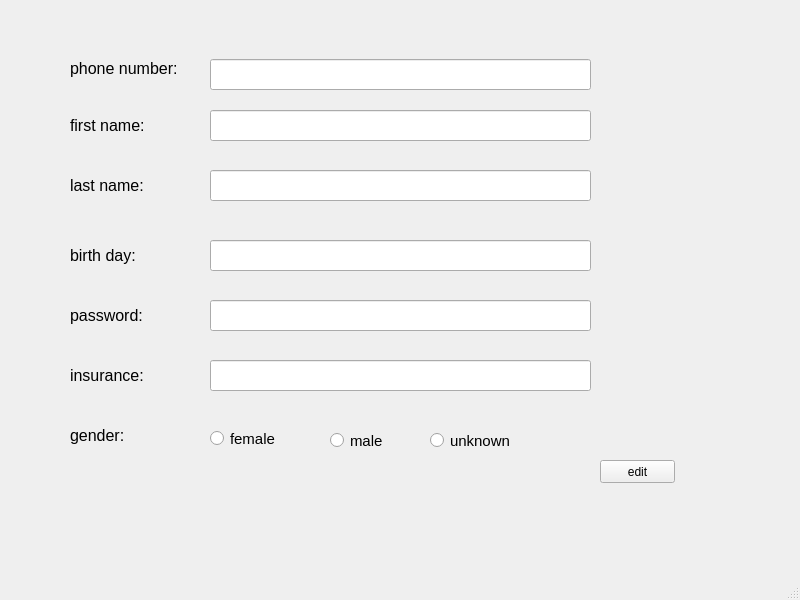
<?xml version="1.0" encoding="UTF-8"?>
<ui version="4.0">
 <class>user_edit_window</class>
 <widget class="QMainWindow" name="user_edit_window">
  <property name="geometry">
   <rect>
    <x>0</x>
    <y>0</y>
    <width>800</width>
    <height>600</height>
   </rect>
  </property>
  <property name="windowTitle">
   <string>MainWindow</string>
  </property>
  <widget class="QWidget" name="centralwidget">
   <widget class="QLabel" name="label">
    <property name="geometry">
     <rect>
      <x>70</x>
      <y>53</y>
      <width>111</width>
      <height>31</height>
     </rect>
    </property>
    <property name="font">
     <font>
      <pointsize>12</pointsize>
     </font>
    </property>
    <property name="text">
     <string>phone number:</string>
    </property>
   </widget>
   <widget class="QLabel" name="label_2">
    <property name="geometry">
     <rect>
      <x>70</x>
      <y>110</y>
      <width>111</width>
      <height>31</height>
     </rect>
    </property>
    <property name="font">
     <font>
      <pointsize>12</pointsize>
     </font>
    </property>
    <property name="text">
     <string>first name:</string>
    </property>
   </widget>
   <widget class="QLabel" name="label_3">
    <property name="geometry">
     <rect>
      <x>70</x>
      <y>170</y>
      <width>111</width>
      <height>31</height>
     </rect>
    </property>
    <property name="font">
     <font>
      <pointsize>12</pointsize>
     </font>
    </property>
    <property name="text">
     <string>last name:</string>
    </property>
   </widget>
   <widget class="QLabel" name="label_4">
    <property name="geometry">
     <rect>
      <x>70</x>
      <y>240</y>
      <width>111</width>
      <height>31</height>
     </rect>
    </property>
    <property name="font">
     <font>
      <pointsize>12</pointsize>
     </font>
    </property>
    <property name="text">
     <string>birth day:</string>
    </property>
   </widget>
   <widget class="QLabel" name="label_5">
    <property name="geometry">
     <rect>
      <x>70</x>
      <y>300</y>
      <width>111</width>
      <height>31</height>
     </rect>
    </property>
    <property name="font">
     <font>
      <pointsize>12</pointsize>
     </font>
    </property>
    <property name="text">
     <string>password:</string>
    </property>
   </widget>
   <widget class="QLabel" name="label_7">
    <property name="geometry">
     <rect>
      <x>70</x>
      <y>360</y>
      <width>111</width>
      <height>31</height>
     </rect>
    </property>
    <property name="font">
     <font>
      <pointsize>12</pointsize>
     </font>
    </property>
    <property name="text">
     <string>insurance:</string>
    </property>
   </widget>
   <widget class="QLineEdit" name="phone_number_input">
    <property name="geometry">
     <rect>
      <x>210</x>
      <y>59</y>
      <width>381</width>
      <height>31</height>
     </rect>
    </property>
   </widget>
   <widget class="QLineEdit" name="first_name_input">
    <property name="geometry">
     <rect>
      <x>210</x>
      <y>110</y>
      <width>381</width>
      <height>31</height>
     </rect>
    </property>
   </widget>
   <widget class="QLineEdit" name="last_name_input">
    <property name="geometry">
     <rect>
      <x>210</x>
      <y>170</y>
      <width>381</width>
      <height>31</height>
     </rect>
    </property>
   </widget>
   <widget class="QLineEdit" name="bith_day_input">
    <property name="geometry">
     <rect>
      <x>210</x>
      <y>240</y>
      <width>381</width>
      <height>31</height>
     </rect>
    </property>
   </widget>
   <widget class="QLineEdit" name="password_input">
    <property name="geometry">
     <rect>
      <x>210</x>
      <y>300</y>
      <width>381</width>
      <height>31</height>
     </rect>
    </property>
   </widget>
   <widget class="QLineEdit" name="insurance_input">
    <property name="geometry">
     <rect>
      <x>210</x>
      <y>360</y>
      <width>381</width>
      <height>31</height>
     </rect>
    </property>
   </widget>
   <widget class="QLabel" name="label_6">
    <property name="geometry">
     <rect>
      <x>70</x>
      <y>420</y>
      <width>111</width>
      <height>31</height>
     </rect>
    </property>
    <property name="font">
     <font>
      <pointsize>12</pointsize>
     </font>
    </property>
    <property name="text">
     <string>gender:</string>
    </property>
   </widget>
   <widget class="QRadioButton" name="unknown_btn">
    <property name="geometry">
     <rect>
      <x>430</x>
      <y>430</y>
      <width>81</width>
      <height>21</height>
     </rect>
    </property>
    <property name="font">
     <font>
      <pointsize>11</pointsize>
     </font>
    </property>
    <property name="text">
     <string>unknown</string>
    </property>
   </widget>
   <widget class="QRadioButton" name="female_btn">
    <property name="geometry">
     <rect>
      <x>210</x>
      <y>430</y>
      <width>82</width>
      <height>17</height>
     </rect>
    </property>
    <property name="font">
     <font>
      <pointsize>11</pointsize>
     </font>
    </property>
    <property name="text">
     <string>female</string>
    </property>
   </widget>
   <widget class="QRadioButton" name="male_btn">
    <property name="geometry">
     <rect>
      <x>330</x>
      <y>430</y>
      <width>82</width>
      <height>21</height>
     </rect>
    </property>
    <property name="font">
     <font>
      <pointsize>11</pointsize>
     </font>
    </property>
    <property name="text">
     <string>male</string>
    </property>
   </widget>
   <widget class="QPushButton" name="edit_btn">
    <property name="geometry">
     <rect>
      <x>600</x>
      <y>460</y>
      <width>75</width>
      <height>23</height>
     </rect>
    </property>
    <property name="text">
     <string>edit</string>
    </property>
   </widget>
  </widget>
  <widget class="QMenuBar" name="menubar">
   <property name="geometry">
    <rect>
     <x>0</x>
     <y>0</y>
     <width>800</width>
     <height>21</height>
    </rect>
   </property>
  </widget>
  <widget class="QStatusBar" name="statusbar"/>
 </widget>
 <resources/>
 <connections/>
</ui>
